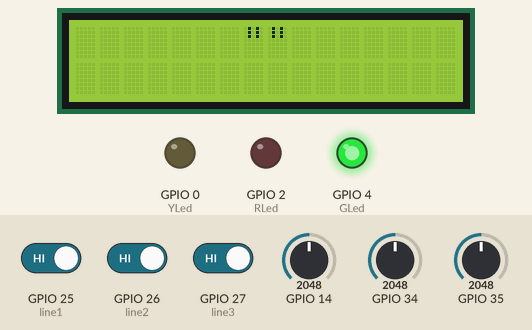
A sketch run on a simulated ESP32. Parts: 16×2 character LCD, output pins drawn as LEDs (lit = HIGH). The test bench sets the inputs (shaded band); at power-on: GPIO 14 = 2048, GPIO 34 = 2048, GPIO 35 = 2048, GPIO 25 (line1) HIGH, GPIO 26 (line2) HIGH, GPIO 27 (line3) HIGH. USB keyboard and mouse output is not drawn; pins used as bus, display or sensor lines are not drawn; what the sketch prints to the serial monitor is not drawn.

Above: at 1.2 s.
1.3 s: GPIO 14 set to 3603
At 2.5 s:
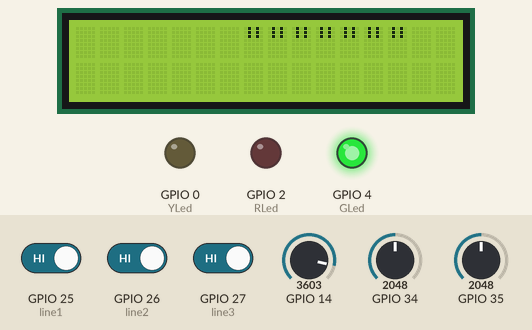
4.3 s: GPIO 34 set to 2472
7.3 s: GPIO 34 set to 2553
10.3 s: GPIO 35 set to 2453
13.3 s: GPIO 35 set to 2571
16.3 s: GPIO 14 set to 4095
Timing chart, 0 to 19.3 s (numbered marks = the images above; inputs shaded):
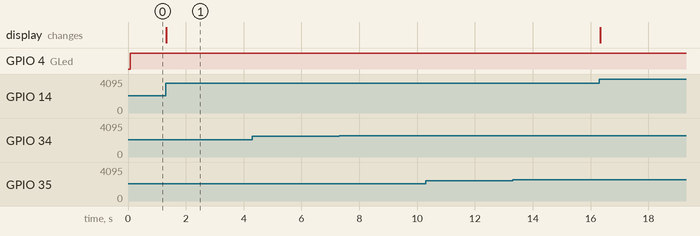

Measured:
- after the input at 1.3 s, the display: changes at once (image 1)

The sketch:

code.ino
```cpp
/*
 * This example turns the ESP32 into a Bluetooth LE gamepad that presses buttons and moves axis
 *
 * At the moment we are using the default settings, but they can be canged using a BleGamepadConfig instance as parameter for the begin function.
 *
 * Possible buttons are:
 * BUTTON_1 through to BUTTON_16
 * (16 buttons by default. Library can be configured to use up to 128)
 *
 * Possible DPAD/HAT switch position values are:
 * DPAD_CENTERED, DPAD_UP, DPAD_UP_RIGHT, DPAD_RIGHT, DPAD_DOWN_RIGHT, DPAD_DOWN, DPAD_DOWN_LEFT, DPAD_LEFT, DPAD_UP_LEFT
 * (or HAT_CENTERED, HAT_UP etc)
 *
 * bleGamepad.setAxes sets all axes at once. There are a few:
 * (x axis, y axis, z axis, rx axis, ry axis, rz axis, slider 1, slider 2)
 *
 * Library can also be configured to support up to 5 simulation controls
 * (rudder, throttle, accelerator, brake, steering), but they are not enabled by default.
 *
 * Library can also be configured to support different function buttons
 * (start, select, menu, home, back, volume increase, volume decrease, volume mute)
 * start and select are enabled by default
 */
                      //Xaxis Yaxis 0 0 LeftTrigger RightTrigger
 //bleGamepad.setAxes(32767, med, 0, 0, 32767, 32767);

#include <Arduino.h>
#include <BleGamepad.h>
#include <LiquidCrystal_I2C.h>

#define YLed 0
#define RLed 2
#define GLed 4

  #define line1 25
  #define line2 26
  #define line3 27
  #define column1 32
  #define column2 33

long RightAxis      = 32767;
int ZeroAxis        = 32767/2; //This will be the meddium between triggered and stopped, or a thing like that
int LeftAxis       = 0;

int RightPot       = 0;
int zeroPot         = 4095/2;
int LeftPot         = 4095;


// byte Cols[2] = {26,32};
// byte Rows[3] = {22,23,25};
// String RowsValue[2][3] = {{"A","B","C"}, {"D","E","F"}};

BleGamepad bleGamepad;
BleGamepadConfiguration bleGamepadConfig;

LiquidCrystal_I2C lcd (0x27, 16,2);

String makeBar(byte quantity){
  String initialString = "";
  for (byte i = 0; i < quantity; i++){
    initialString += "\"";
  }
  return initialString;
}

void BlinkLed(int pin){
  for(byte i = 254; i > 0; i--){
    analogWrite(pin, i);
    delay(3);
  }
}


void ShowInScreen(byte direction, byte qtd){
  lcd.clear();
  if (direction == 1){
    lcd.setCursor(7,0);
    lcd.print("\"\"");
    String lines = makeBar(qtd);
    lcd.print(lines);
  }else if (direction == 2) {

    lcd.setCursor(2,0);
    String lines = makeBar(qtd);
    lcd.print(lines);
    lcd.print("\"\"");
  } else{
    lcd.setCursor(7,0);
    lcd.print("\"\"");
  }


}

// void reducexByFor(*int x, byte quantity, byte seconds){

// }

void setup()
{

    pinMode(column1, OUTPUT);
    pinMode(column2, OUTPUT);
    pinMode(line1, INPUT_PULLUP);
    pinMode(line2, INPUT_PULLUP);
    pinMode(line3, INPUT_PULLUP);
    Serial.begin(115200);

    Serial.println("Starting BLE work!");

    bleGamepadConfig.setSoftwareRevision("Software Rev 1");
    bleGamepadConfig.setSerialNumber("000000001");
    bleGamepadConfig.setModelNumber("1.0");
    bleGamepadConfig.setFirmwareRevision("1.0");
    bleGamepadConfig.setHardwareRevision("1.0");
    bleGamepad.begin(&bleGamepadConfig);

    lcd.init();
     lcd.backlight();
    lcd.print("LCD funcionando");

    analogWrite(GLed, 0);
    analogWrite(RLed, 0);


    // The default bleGamepad.begin() above enables 16 buttons, all axes, one hat, and no simulation controls or special buttons
}

void loop()
{
    if (bleGamepad.isConnected())
    {


      analogWrite(YLed, 0);
      analogWrite(RLed, 0);
      analogWrite(GLed, 255);


      // bleGamepad.setAxes(32767, med, 0, 0, 0, 32767);
      // bleGamepad.setHat1(HAT_DOWN_RIGHT);
      // // All axes, sliders, hats etc can also be set independently. See the IndividualAxes.ino example
      // delay(500);

      // Serial.println("Release button 5 and start. Move all axes to min. Set DPAD (hat 1) to centred.");

      // bleGamepad.releaseStart();
      // bleGamepad.setHat1(HAT_CENTERED);
      // bleGamepad.setAxes(0, med, 0, 0, 0, 0, 0, 0);
      // delay(500);

      // bleGamepad.setAxes(med, med, 0, 0, 0, 0);

      // delay(500);


      digitalWrite(column1, LOW);
      digitalWrite(column2, HIGH);
      if (digitalRead(line1) == false)
      {
          Serial.println("botão SELECT");
          bleGamepad.press(BUTTON_10);
          delay(450);
          bleGamepad.release(BUTTON_10);
      }
      if (digitalRead(line2) == false)
      {
          Serial.println("botão X");
          bleGamepad.press(BUTTON_1);
          delay(450);
          bleGamepad.release(BUTTON_1);
      }

      if (digitalRead(line3) == false)
      {
          Serial.println("botão A");
          bleGamepad.press(BUTTON_2);
          delay(450);
          bleGamepad.release(BUTTON_2);
      }

      digitalWrite(column1, HIGH);
      digitalWrite(column2, LOW);
      if (digitalRead(line1) == false)
      {
          Serial.println("botão START");
          bleGamepad.press(BUTTON_9);
          delay(450);
          bleGamepad.release(BUTTON_9);
      }
      if (digitalRead(line2) == false)
      {
          Serial.println("botão B");
          bleGamepad.press(BUTTON_3);
          delay(450);
          bleGamepad.release(BUTTON_3);
      }

      if (digitalRead(line3) == false)
      {
           Serial.println("botão Y");
          bleGamepad.press(BUTTON_4);
          delay(450);
          bleGamepad.release(BUTTON_4);
      }


      int AxisX = map(analogRead(14), 0, 4095, 0, 32767);
      byte qtdByDir = round(map(AxisX, 0, 32767, 0, 6));
      byte AxisPercent = round(map(AxisX, 0, 32767, 0, 100));


      if (AxisPercent > 50){
      ShowInScreen(1,qtdByDir);
      } else if (AxisPercent < 50) {
      ShowInScreen(2,qtdByDir);
      } else{
      ShowInScreen(3,0);
      }


      // Serial.println(AxisX);
      // Serial.println(AxisPercent);
      // Serial.println(qtdByDir);

      //bleGamepad.setAxes(AxisX, ZeroAxis);

      int acellTrigger = map(analogRead(34), 0, 2500, 0, 30000);

      int breakTrigger = map(analogRead(35), 0, 2500, 0, 30000);

      //int acellTrigger = round(map(acellPercent * 2, 0, 100, 0, (32767/6*4)));
      //bleGamepad.setRightTrigger(acellTrigger);
      bleGamepad.setAxes(AxisX, 0, 0, 0, breakTrigger, acellTrigger);

      byte percentAcell = map(acellTrigger, 0, 30000, 0, 100);
      byte percentBreak = map(breakTrigger, 0, 30000, 0, 100);

      Serial.print("Acelerador: ");
      Serial.print(percentAcell);
      Serial.print("% ");
      Serial.print("Freio: ");
      Serial.print(percentBreak);
      Serial.println("%");


      // if (acellPercent < 40){
      //   bleGamepad.setRightTrigger(0);
      // } else{
      //   Serial.println("acelerando");
      //  bleGamepad.setRightTrigger(acellTrigger);
      // }


    } else {
      delay(250);
      BlinkLed(YLed);
      digitalWrite(GLed,0);
      analogWrite(GLed, 0);
      analogWrite(RLed, 255);
    }
}
```
